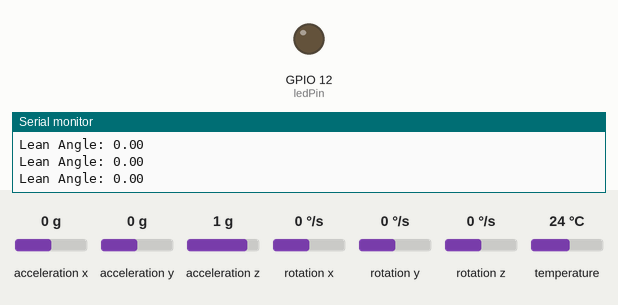
A sketch run on a simulated ESP32. Shown: output pins drawn as LEDs (lit = HIGH), the last lines printed to the serial monitor. The inputs (shaded band) are chosen by the test bench; at power-on: acceleration x 0 g, acceleration y 0 g, acceleration z 1 g, rotation x 0 °/s, rotation y 0 °/s, rotation z 0 °/s, temperature 24 °C.

Above: at 1.2 s.
1.3 s: acceleration x set to -0.2 g
2.8 s: acceleration x set to -0.5 g
At 3.8 s:
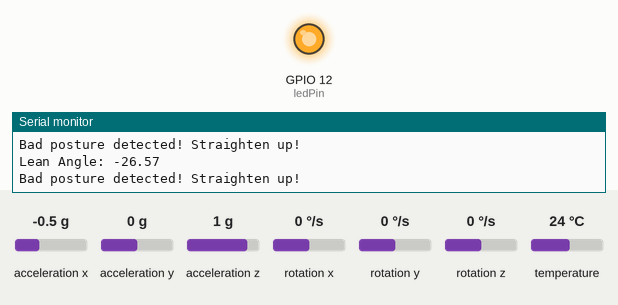
4.3 s: acceleration x set to 0 g
At 5.6 s:
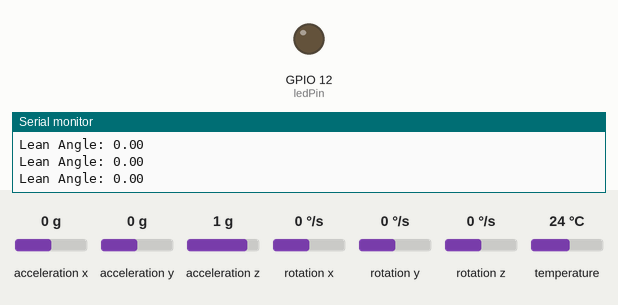
5.9 s: acceleration x set to -1.4 g
At 6.5 s:
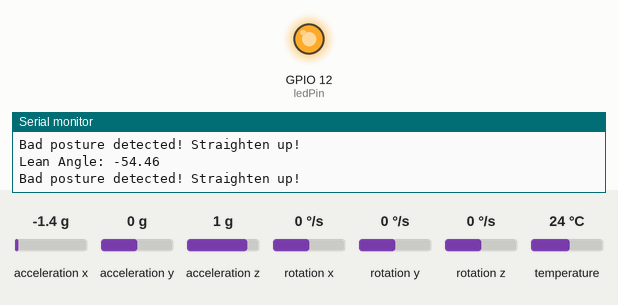
Timing chart, 0 to 8.5 s (numbered marks = the images above; inputs shaded):
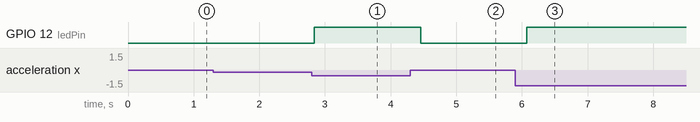

Measured:
- the behaviour switches between -0.3 and -0.4 g on acceleration x (found by bisection; images 0 and 1)
- after the input at 2.8 s, GPIO 12 (ledPin): LOW → HIGH at once
- after the input at 4.3 s, GPIO 12 (ledPin): HIGH → LOW after 0.16 s
- after the input at 5.9 s, GPIO 12 (ledPin): LOW → HIGH after 0.17 s

The sketch:

mpu6050_posture_monitor.ino
```cpp
// (licence header left out)
#include <Adafruit_MPU6050.h>
#include <Adafruit_Sensor.h>
#include <Wire.h> // Required for I2C communication with MPU6050

// --- Sensor Object ---
// Create an MPU6050 object. This assumes the MPU6050 is connected via I2C.
// Default I2C address for MPU6050 is 0x68.
Adafruit_MPU6050 mpu;

// --- Pin Definitions ---
// Define the digital pin connected to the alert LED.
// Connect one side to this pin (with a current limiting resistor) and the other to GND.
const int ledPin = 12;

// --- Posture Threshold ---
// Set your desired posture threshold in degrees.
// If the absolute lean angle (pitch) exceeds this value, bad posture is detected.
// A larger value means you can lean more before an alert.
// Start with 20 degrees and adjust as needed for your specific setup and sensitivity.
const int postureThreshold = 20;

void setup() {
  // Initialize Serial communication for debugging and calibration output.
  // Set to 115200 baud rate.
  Serial.begin(115200);

  // Initialize the MPU6050 sensor.
  // This checks if the sensor is connected and responsive via I2C.
  if (!mpu.begin()) {
    Serial.println("Failed to find MPU6050 chip. Check wiring and I2C address!");
    // Loop indefinitely if the sensor is not found to indicate a critical error.
    while (1) {
      delay(10);
    }
  }
  Serial.println("MPU6050 Found and Initialized!");

  // Configure the accelerometer range.
  // Options: MPU6050_RANGE_2_G, MPU6050_RANGE_4_G, MPU6050_RANGE_8_G, MPU6050_RANGE_16_G.
  // 8_G is a good starting point for general posture monitoring.
  mpu.setAccelerometerRange(MPU6050_RANGE_8_G);

  // Set up the LED pin as an output.
  pinMode(ledPin, OUTPUT);
  // Ensure the LED is OFF at the start.
  digitalWrite(ledPin, LOW);
}

void loop() {
  // Get new sensor events (accelerometer, gyroscope, and temperature readings).
  sensors_event_t a, g, temp;
  mpu.getEvent(&a, &g, &temp);

  // Calculate the angle of lean (pitch) from the accelerometer data.
  // This calculation uses the x-acceleration and the combined y and z acceleration
  // to determine the angle relative to the horizontal plane.
  // The atan2 function provides a full 360-degree range.
  float angle = atan2(a.acceleration.x, sqrt(a.acceleration.y * a.acceleration.y + a.acceleration.z * a.acceleration.z)) * 180.0 / PI;

  // Print the calculated angle to the Serial Monitor for debugging and calibration.
  Serial.print("Lean Angle: ");
  Serial.println(angle);

  // Check if the absolute lean angle exceeds the predefined posture threshold.
  if (abs(angle) > postureThreshold) {
    // Bad posture detected: turn the alert LED ON.
    digitalWrite(ledPin, HIGH);
    Serial.println("Bad posture detected! Straighten up!");
  } else {
    // Good posture: turn the alert LED OFF.
    digitalWrite(ledPin, LOW);
  }

  // A short delay before taking the next reading to avoid excessive data and stabilize.
  // Adjust this value if rapid response is needed.
  delay(200);
}
```
